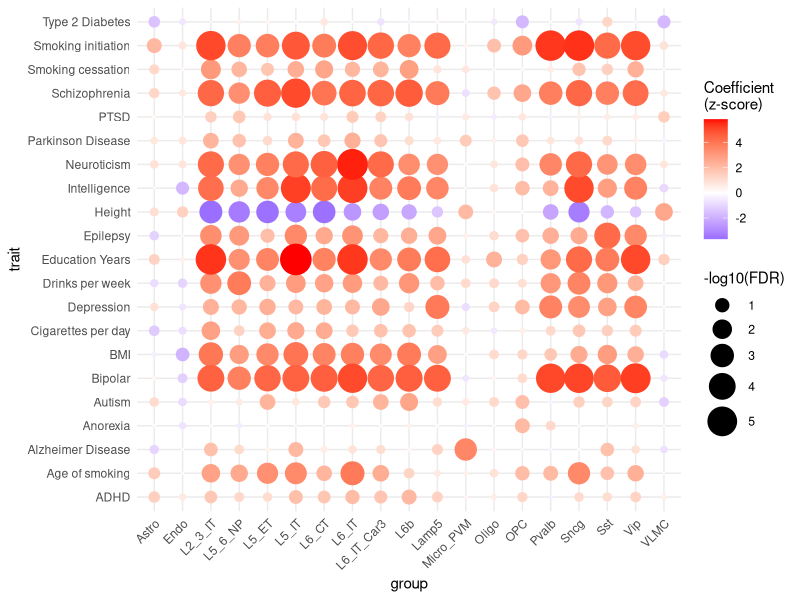
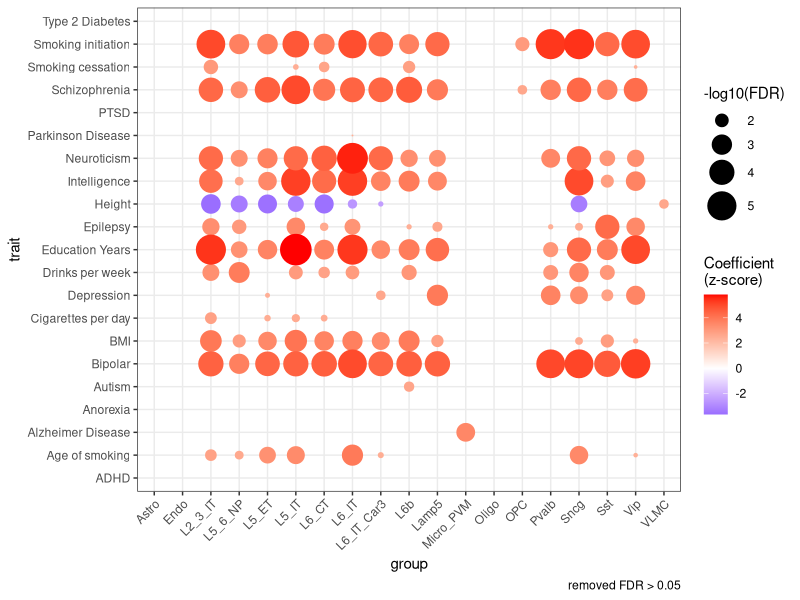

These figures' R source, in order:
setwd('/dcs04/lieber/marmaypag/spatialdACC_LIBD4125/spatialdACC/')

library(ggplot2)
library(RColorBrewer)
library(here)

###load LDSC results
ldsc_results <- read.csv(file=here::here('code','17-3_LDSC_pairwise',
                         'snRNA-seq','ldsc_results.csv'))

##########dotplots#############
###make -log10FDR column
ldsc_results$log10fdr <- -log10(ldsc_results$FDR)

####to make nmf only###
#ldsc_results <- ldsc_results[ldsc_results$cell %in% paste0('nmf',c(1:100)),]

####to remove FDR > 0.05
#ldsc_results<-ldsc_results[ldsc_results$FDR<0.05,]

###plot
pdf(here('plots','17-3_LDSC_pairwise','snRNA-seq','ldsc_results.pdf'),width=10,height=10)

ggplot(ldsc_results, aes(x = cell, y = trait, size = log10fdr, color = Coefficient_z.score)) +
    geom_point() +
    scale_size_continuous(range = c(0, 10)) + # Set minimum size to zero for the size scale
    scale_color_gradient2(low = 'blue', high = 'red', midpoint = 0,
                          name = "Coefficient\n(z-score)") +
    theme_minimal() +
    theme(axis.text.x = element_text(angle = 45, hjust = 1)) +
    labs(size = "-log10(FDR)",x='group')

ggplot(ldsc_results, aes(x = cell, y = trait, size = ifelse(FDR > 0.05, NA, log10fdr), color = Coefficient_z.score)) +
    geom_point() +
    scale_size_continuous(range = c(0, 10)) + # Set minimum size to zero for the size scale
    scale_color_gradient2(low = 'blue', high = 'red', midpoint = 0,
                          name = "Coefficient\n(z-score)") +
    theme_bw() +
    theme(axis.text.x = element_text(angle = 45, hjust = 1)) +
    labs(size = "-log10(FDR)",x='group',
         caption = "removed FDR > 0.05")

dev.off()
